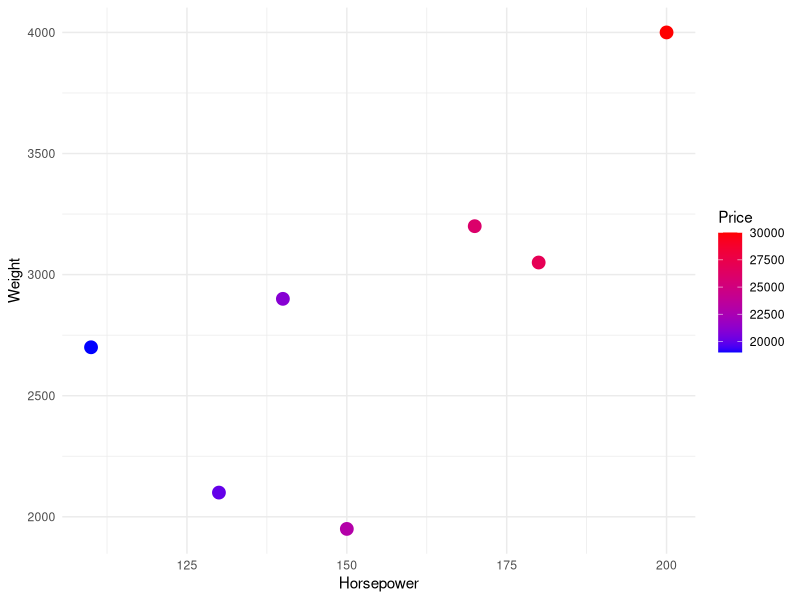

Recreate this plot in R. (Note: this script raises an error after producing the figure.)
library(ggplot2)
library(dplyr)

car_data <- data.frame(
  Horsepower = c(130, 150, 180, 200, 110, 140, 170),
  Weight = c(2100, 1950, 3050, 4000, 2700, 2900, 3200),
  ltper100km = c(8.5, 7.9, 11, 13, 9, 9.8, 12),
  Price = c(20000, 23000, 27000, 30000, 19000, 21000, 26000)
)
# Print the dataset
print(car_data)

model <- lm(Price ~ Horsepower + Weight + ltper100km, data = car_data)
summary(model)
residuals <- resid(model); round(residuals, 2)

# Predict car price for a new car with specific features
predicted_price <- predict(model, data.frame(Horsepower=170, Weight=3150, ltper100km=12))
predicted_price


ggplot(car_data, aes(x = Horsepower, y = Weight, color = Price)) +
  geom_point(size = 4) +
  scale_color_gradient(low = "blue", high = "red") +
  theme_minimal()

# ----------------- #
  
# Dataset with 2 features (x1, x2) and binary labels (y)
X <- cbind(c(0, 1, 0, 1, 1, 2), c(0, 0, 1, 1, 2, 1))
y <- c(0, 0, 0, 1, 1, 1)


# Update weights and bias function
update_w <- function(X, delta, w, b, learning_rate) {
  # Gradient for weights (one per feature)
  dw <- rep(0, ncol(X))  # Gradient for each feature's weight
  db <- 0  # Gradient for bias
  
  # Calculate the gradients
  for (i in 1:nrow(X)) {
    dw <- dw + delta[i] * X[i, ]  
    db <- db + delta[i]
  }
  
  # Update weights and bias
  w <- w + learning_rate * dw
  b <- b + learning_rate * db 
  
  return(list(w = w, b = b))
}


# Define the ReLU activation function
relu <- function(x) {
  return(pmax(0, x))
}

# Function to compute the predicted output using ReLU activation
neuron_calc <- function(x, w, b) {
  return(relu(x %*% w + b))  # safer and faster
}


# Update weights and bias function
update_w <- function(X, delta, w, b, learning_rate) {
  dw <- rep(0, ncol(X))  # Gradient for each feature
  db <- 0  # Gradient for bias
  
  for (i in 1:nrow(X)) {
    dw <- dw + delta[i] * X[i, ]         
    db <- db + delta[i]                  
  }
  
  w <- w + learning_rate * dw            
  b <- b + learning_rate * db            
  
  return(list(w = w, b = b))
}


# Initialize weights and bias
set.seed(42)
w <- matrix(runif(2, -0.1, 0.1), ncol = 1)  # Random weights for two features 
b <- runif(1, -0.1, 0.1)  # Random bias 
learning_rate <- 0.01
epochs <- 100

# Training loop
for (epoch in 1:epochs) {
  predictions <- apply(X, 1, function(row) neuron_calc(row, w, b))
  delta <- y - predictions                          
  result <- update_w(X, delta, w, b, learning_rate)  
  w <- result$w
  b <- result$b
  
  # Print values for key epochs
  if (epoch %in% c(10, 30, 90)) {
    cat("Epoch", epoch, "-> w1:", round(w[1], 3),
        "w2:", round(w[2], 3), "b:", round(b, 3), "\n")
  }
}


test_X <- cbind(1,2)  # Test point (1, 2)
prediction <- neuron_calc(test_X, w, b)
step_function(prediction)
cat("Prediction for test point (1, 2):", round(prediction,1), "\n")



